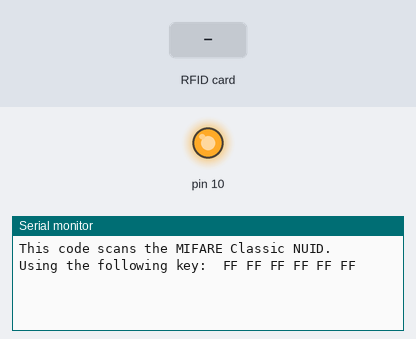
A sketch run on a simulated Arduino Nano, built with avr-gcc and run on an emulated ATmega328P. Parts: output pins drawn as LEDs (lit = HIGH), the last lines printed to the serial monitor. The test bench sets the inputs (shaded band).

Above: at 1.2 s.
1.3 s: RFID card 4A 79 69 59 held to the reader
At 2.3 s:
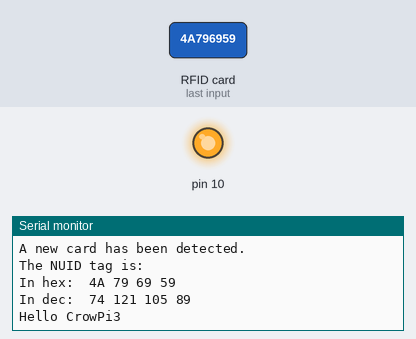
2.8 s: RFID card EB FB 34 34 held to the reader
At 3.5 s:
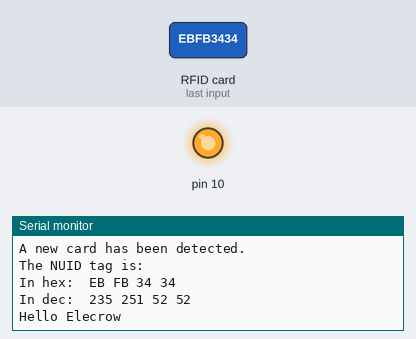
4.4 s: RFID card 3B E1 39 34 held to the reader
At 5.9 s:
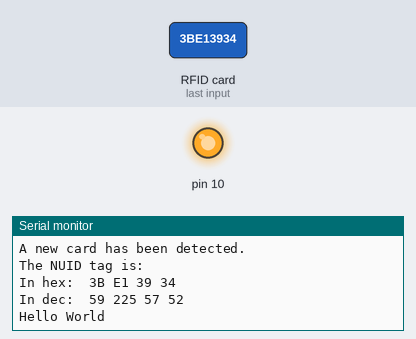

Measured:
- after the input at 1.3 s, the serial monitor: prints a new line at once (image 1)
- after the input at 2.8 s, the serial monitor: prints a new line after 0.08 s (image 2)
- after the input at 4.4 s, the serial monitor: prints a new line after 0.08 s (image 3)

The sketch:

Course24.ino
```cpp
#include <SPI.h>
#include <MFRC522.h>

#define SS_PIN 9
#define RST_PIN 0xff

MFRC522 rfid(SS_PIN, RST_PIN);
MFRC522::MIFARE_Key key;

byte nuidPICC[4];
char tag_uid_hex[15] = {};  // Used to save the converted UID string

void setup() {
  Serial.begin(9600);
  SPI.begin();
  rfid.PCD_Init();

  for (byte i = 0; i < 6; i++) {
    key.keyByte[i] = 0xFF;
  }

  Serial.println(F("This code scans the MIFARE Classic NUID."));
  Serial.print(F("Using the following key: "));
  printHex(key.keyByte, MFRC522::MF_KEY_SIZE);
  Serial.println();
}

void loop() {
  if (!rfid.PICC_IsNewCardPresent())
    return;

  if (!rfid.PICC_ReadCardSerial())
    return;

  Serial.print(F("PICC type: "));
  MFRC522::PICC_Type piccType = rfid.PICC_GetType(rfid.uid.sak);
  Serial.println(rfid.PICC_GetTypeName(piccType));

  if (piccType != MFRC522::PICC_TYPE_MIFARE_MINI &&
      piccType != MFRC522::PICC_TYPE_MIFARE_1K &&
      piccType != MFRC522::PICC_TYPE_MIFARE_4K) {
    Serial.println(F("Your tag is not of type MIFARE Classic."));
    return;
  }

  // Only process if UID is different from before
  if (rfid.uid.uidByte[0] != nuidPICC[0] ||
      rfid.uid.uidByte[1] != nuidPICC[1] ||
      rfid.uid.uidByte[2] != nuidPICC[2] ||
      rfid.uid.uidByte[3] != nuidPICC[3]) {

    Serial.println(F("A new card has been detected."));

    // Save current UID
    for (byte i = 0; i < 4; i++) {
      nuidPICC[i] = rfid.uid.uidByte[i];
    }

    // Display UID (hexadecimal)
    Serial.println(F("The NUID tag is:"));
    Serial.print(F("In hex: "));
    printHex(rfid.uid.uidByte, rfid.uid.size);
    Serial.println();

    Serial.print(F("In dec: "));
    printDec(rfid.uid.uidByte, rfid.uid.size);
    Serial.println();

    // Construct UID hexadecimal string for comparison
    if (rfid.uid.size == 4) {
      sprintf(tag_uid_hex, "%02X%02X%02X%02X",
              rfid.uid.uidByte[0],
              rfid.uid.uidByte[1],
              rfid.uid.uidByte[2],
              rfid.uid.uidByte[3]);
    } else if (rfid.uid.size == 7) {
      sprintf(tag_uid_hex, "%02X%02X%02X%02X%02X%02X%02X",
              rfid.uid.uidByte[0],
              rfid.uid.uidByte[1],
              rfid.uid.uidByte[2],
              rfid.uid.uidByte[3],
              rfid.uid.uidByte[4],
              rfid.uid.uidByte[5],
              rfid.uid.uidByte[6]);
    }

    // Print welcome message
    if (strcmp(tag_uid_hex, "4A796959") == 0) {
      Serial.println("Hello CrowPi3");
    } else if (strcmp(tag_uid_hex, "EBFB3434") == 0) {
      Serial.println("Hello Elecrow");
    } else if (strcmp(tag_uid_hex, "3BE13934") == 0) {
      Serial.println("Hello World");
    } else {
      Serial.print("Unrecognized card UID: ");
      Serial.println(tag_uid_hex);
    }
  } else {
    Serial.println(F("Card read previously."));
  }

  rfid.PICC_HaltA();
  rfid.PCD_StopCrypto1();
}

void printHex(byte *buffer, byte bufferSize) {
  for (byte i = 0; i < bufferSize; i++) {
    Serial.print(buffer[i] < 0x10 ? " 0" : " ");
    Serial.print(buffer[i], HEX);
  }
}

void printDec(byte *buffer, byte bufferSize) {
  for (byte i = 0; i < bufferSize; i++) {
    Serial.print(' ');
    Serial.print(buffer[i], DEC);
  }
}
```
